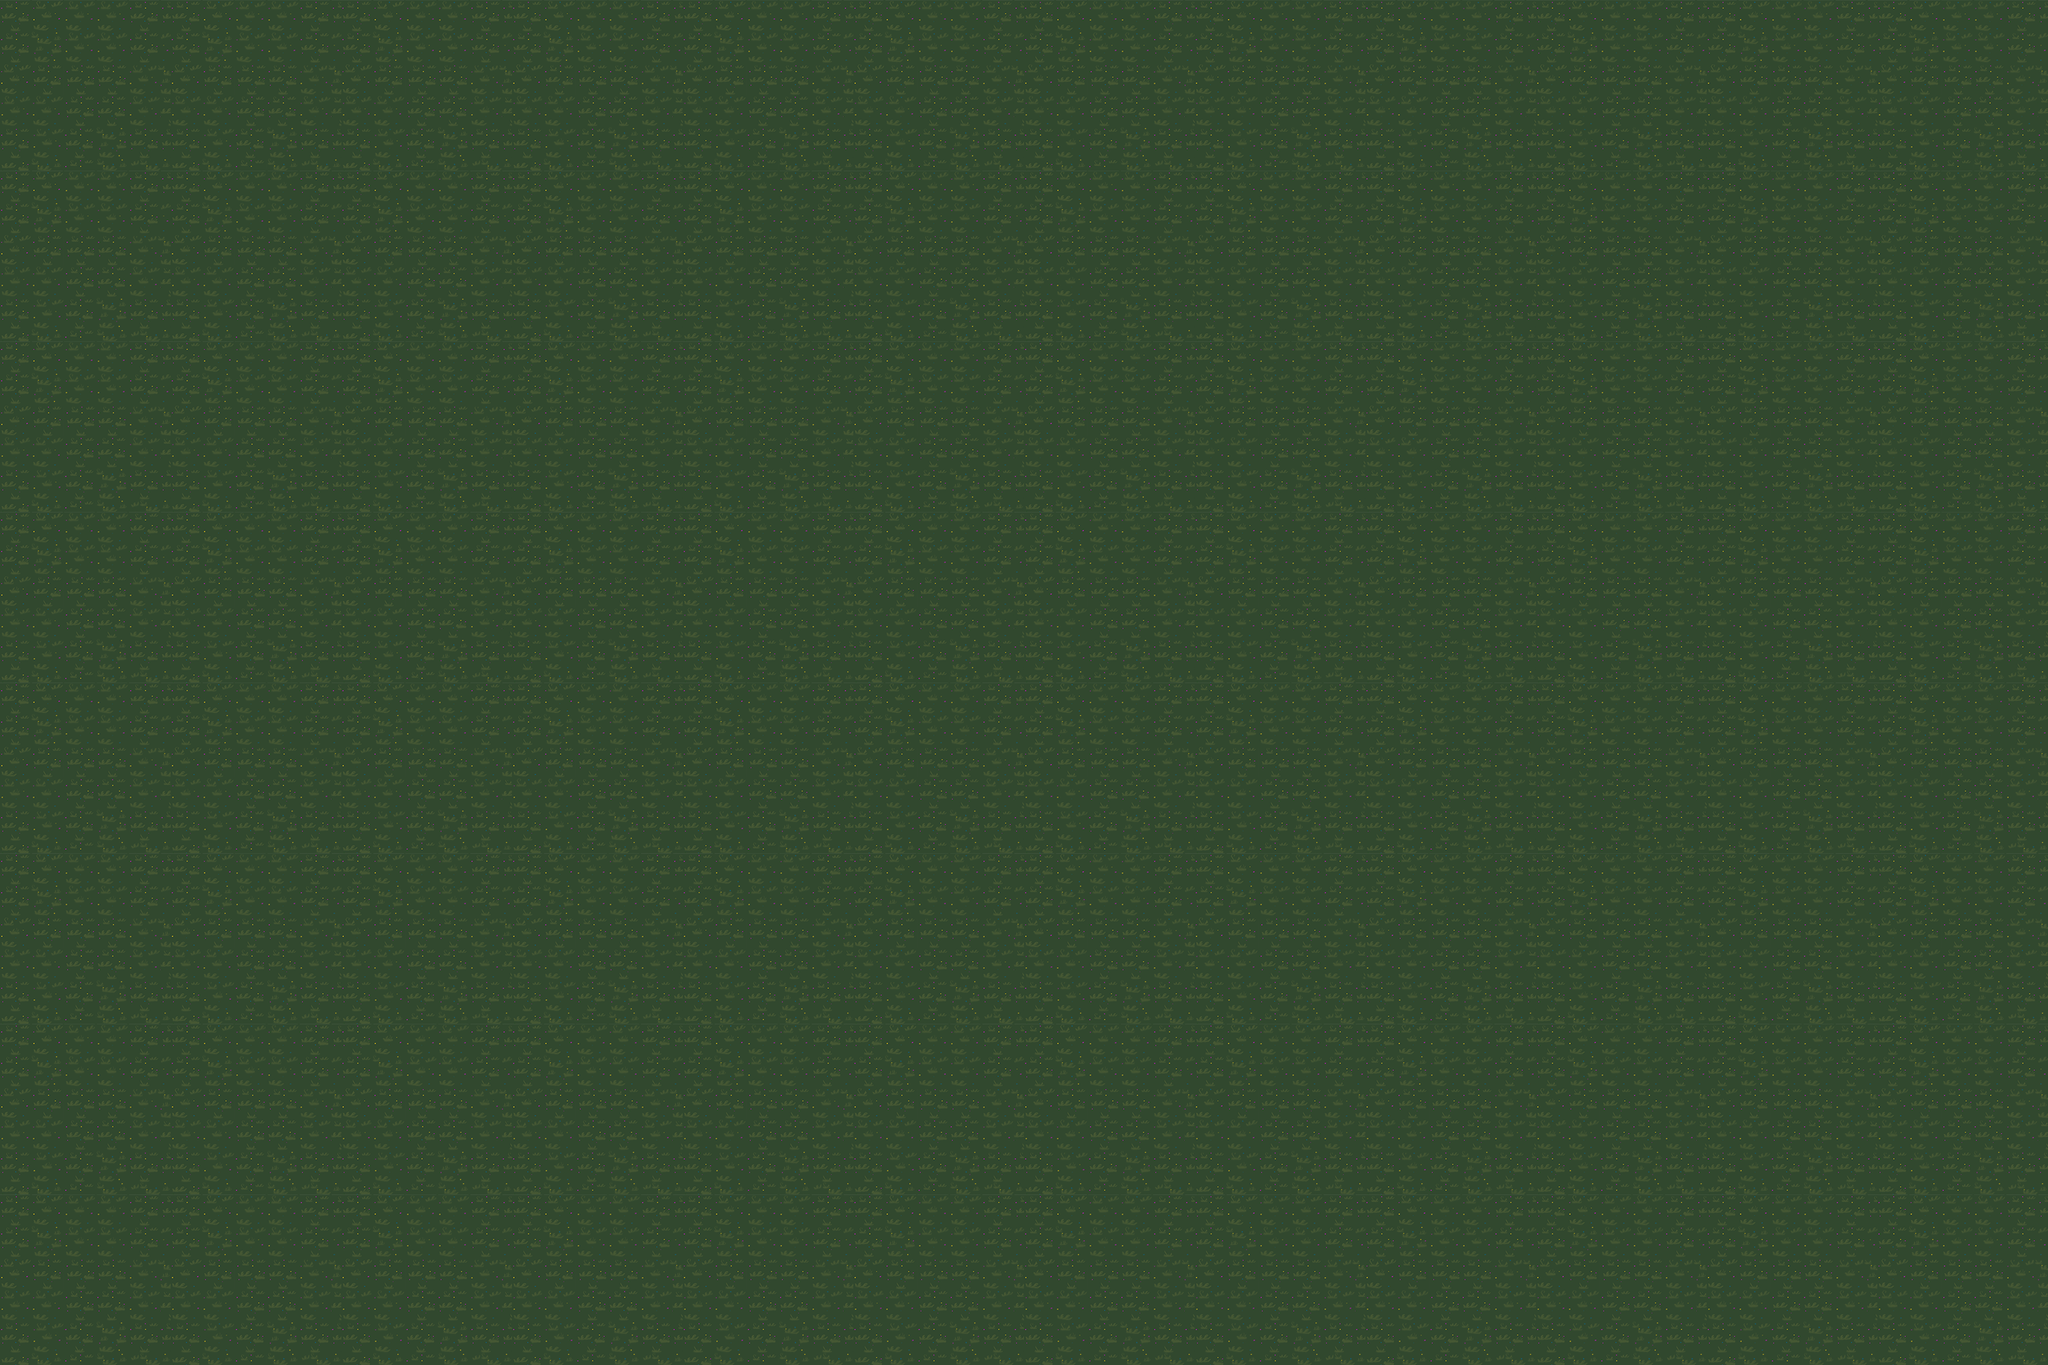

Tiled map render using the project's own tile images. Description and the map definition, with tile-layer contents summarised, below:
An orthogonal 12x8 tile map with 250x250 px tiles, 1 tile layer (Background), 2 tilesets and 433 objects (8x none).

<map version="1.5" tiledversion="1.5.0" orientation="orthogonal" renderorder="right-down" width="12" height="8" tilewidth="250" tileheight="250" infinite="0" nextlayerid="6" nextobjectid="748">
 <editorsettings>
  <export target="../../MysticMayhem/assets/maps/annoyances.json" format="mysticmayhem" />
 </editorsettings>
 <tileset firstgid="1" source="../tilesets/decorations.tsx" />
 <tileset firstgid="5" source="../tilesets/tiles.tsx" />
 <layer id="1" name="Background" width="12" height="8">
  <data>[96 cells, 96 non-empty, 1 distinct tile ids]</data>
 </layer>
 <objectgroup id="2" name="Hitboxes">
  <object id="258" x="280.38" y="1734.11" width="2538.79" height="181.818" />
  <object id="260" x="150.078" y="167.448" width="136.364" height="1666.67" />
  <object id="261" x="2704.87" y="231.085" width="111.273" height="1518.18" />
  <object id="264" x="253.107" y="67.4478" width="2553.76" height="200" />
  <object id="289" x="2235.96" y="422.297">
   <polygon points="0,0 4,139.333 228,175.333 252,310 292,384 348,336 340,72 270,6" />
  </object>
  <object id="314" x="440.956" y="1200.3">
   <polygon points="0,0 -7,103 52,286 96,329 247,393 343,406 373,337 341,228 293,201 185,179 132,80 90,-9 49,-43" />
  </object>
  <object id="700" x="2582.93" y="268.297">
   <polygon points="0,0 66.6667,25.3333 122.667,109.333 125.333,-5.33333" />
  </object>
  <object id="701" x="2509.59" y="1729.63">
   <polygon points="0,0 134.667,-44 190.667,-214.667 198.667,0" />
  </object>
  <object id="702" x="292.259" y="1533.63">
   <polygon points="0,0 30.6667,81.3333 54.6667,117.333 118.667,145.333 154.667,148 258.667,193.333 -24,198.667" />
  </object>
  <object id="703" x="285.592" y="425.63">
   <polygon points="0,0 77.3333,-81.3333 173.333,-140 188,-156 4,-156" />
  </object>
  <object id="704" x="624.259" y="837.63">
   <polygon points="0,0 62,-30 136,16 166,114 166,194 132,236 46,252 -38,196 -64,132 -36,48" />
  </object>
  <object id="705" x="880.259" y="643.63">
   <polygon points="0,0 68,68 140,102 220,68 238,-6 232,-110 170,-178 96,-190 48,-144 18,-84" />
  </object>
  <object id="706" x="1402.26" y="1077.63">
   <polygon points="0,0 20,-108 88,-180 132,-198 198,-158 224,-104 240,-30 230,38 192,74 116,88 40,48" />
  </object>
  <object id="707" x="1864.26" y="1467.63">
   <polygon points="0,0 56,52 116,94 200,74 242,8 226,-116 158,-202 86,-194 30,-122" />
  </object>
  <object id="708" x="1798.26" y="653.63">
   <polygon points="0,0 68,62 128,96 208,66 238,6 242,-82 192,-172 118,-198 60,-152 18,-90" />
  </object>
  <object id="709" x="2214.26" y="1071.63">
   <polygon points="0,0 100,78 202,76 242,-6 236,-102 186,-170 108,-196 30,-114 10,-24" />
  </object>
  <object id="736" x="1028.26" y="1293.63">
   <polygon points="0,0 68,-60 144,-24 184,76 176,180 120,220 52,224 -12,176 -44,100" />
  </object>
 </objectgroup>
 <objectgroup id="4" name="GameObjects">
  <object id="711" template="../templates/booster_pad.tx" x="788.259" y="737.63" />
  <object id="714" template="../templates/booster_pad.tx" x="2216.26" y="1309.63" />
  <object id="715" template="../templates/booster_pad.tx" x="2568.26" y="381.63" />
  <object id="716" template="../templates/booster_pad.tx" x="1300.26" y="1237.63" />
  <object id="717" template="../templates/booster_pad.tx" x="1680.26" y="805.63" />
  <object id="718" template="../templates/player_spawn.tx" type="none" x="552.259" y="537.63" />
  <object id="719" template="../templates/player_spawn.tx" type="none" x="740.259" y="1281.63" />
  <object id="720" template="../templates/player_spawn.tx" type="none" x="1092.26" y="977.63" />
  <object id="721" template="../templates/player_spawn.tx" type="none" x="1420.26" y="553.63" />
  <object id="722" template="../templates/player_spawn.tx" type="none" x="1520.26" y="1453.63" />
  <object id="723" template="../templates/player_spawn.tx" type="none" x="1892.26" y="1061.63" />
  <object id="724" template="../templates/player_spawn.tx" type="none" x="2312.26" y="701.63" />
  <object id="725" template="../templates/player_spawn.tx" type="none" x="2440.26" y="1517.63" />
  <object id="726" template="../templates/swap_station.tx" x="992.259" y="365.63" />
  <object id="727" template="../templates/swap_station.tx" x="1900.26" y="349.63" />
  <object id="728" template="../templates/swap_station.tx" x="408.259" y="941.63" />
  <object id="729" template="../templates/swap_station.tx" x="1136.26" y="1621.63" />
  <object id="730" template="../templates/swap_station.tx" x="2004.26" y="1625.63" />
  <object id="731" template="../templates/swap_station.tx" x="2560.26" y="1101.63" />
  <object id="732" template="../templates/swap_station.tx" x="1108.26" y="1117.63" />
  <object id="733" template="../templates/swap_station.tx" x="1400.26" y="713.63" />
  <object id="734" template="../templates/swap_station.tx" x="2056.26" y="873.63" />
  <object id="735" template="../templates/swap_station.tx" x="1712.26" y="1277.63" />
  <object id="737" template="../templates/inactive_orb.tx" x="628.259" y="689.63" />
  <object id="738" template="../templates/inactive_orb.tx" x="1312.26" y="829.63" />
  <object id="739" template="../templates/inactive_orb.tx" x="1552.26" y="1569.63" />
  <object id="740" template="../templates/inactive_orb.tx" x="896.259" y="1429.63" />
  <object id="741" template="../templates/inactive_orb.tx" x="336.259" y="1249.63" />
  <object id="742" template="../templates/active_orb.tx" x="860.259" y="1661.63" />
  <object id="743" template="../templates/inactive_orb.tx" x="2012.26" y="1157.63" />
  <object id="744" template="../templates/active_orb.tx" x="1684.26" y="501.63" />
  <object id="745" template="../templates/inactive_orb.tx" x="2616.26" y="889.63" />
  <object id="746" template="../templates/active_orb.tx" x="2236.26" y="361.63" />
  <object id="747" template="../templates/egg_spawn.tx" x="460.259" y="1609.63" />
 </objectgroup>
 <objectgroup id="3" name="Decorations">
  <object id="138" gid="2" x="1923.14" y="1546.78" width="118" height="190" />
  <object id="139" gid="2" x="1977.14" y="1536.78" width="118" height="190" />
  <object id="140" gid="2" x="1979.14" y="1484.78" width="118" height="190" />
  <object id="141" gid="2" x="1923.14" y="1466.78" width="118" height="190" />
  <object id="142" gid="2" x="1899.14" y="1472.78" width="118" height="190" />
  <object id="144" gid="2" x="1950.14" y="1473.78" width="118" height="190" />
  <object id="209" gid="2" x="2221.99" y="1111.55" width="118" height="190" />
  <object id="210" gid="2" x="2279.93" y="1148.81" width="118" height="190" />
  <object id="211" gid="2" x="2333.93" y="1138.81" width="118" height="190" />
  <object id="212" gid="2" x="2335.93" y="1086.81" width="118" height="190" />
  <object id="213" gid="2" x="2279.93" y="1068.81" width="118" height="190" />
  <object id="214" gid="2" x="2255.93" y="1074.81" width="118" height="190" />
  <object id="215" gid="2" x="2243.93" y="1127.81" width="118" height="190" />
  <object id="216" gid="2" x="2306.93" y="1075.81" width="118" height="190" />
  <object id="217" gid="2" x="1800.77" y="699.431" width="118" height="190" />
  <object id="218" gid="2" x="1858.71" y="736.691" width="118" height="190" />
  <object id="219" gid="2" x="1912.71" y="726.691" width="118" height="190" />
  <object id="220" gid="2" x="1914.71" y="674.691" width="118" height="190" />
  <object id="221" gid="2" x="1858.71" y="656.691" width="118" height="190" />
  <object id="222" gid="2" x="1834.71" y="662.691" width="118" height="190" />
  <object id="223" gid="2" x="1822.71" y="715.691" width="118" height="190" />
  </objectgroup>
</map>
<!-- 361 of 433 objects omitted -->
